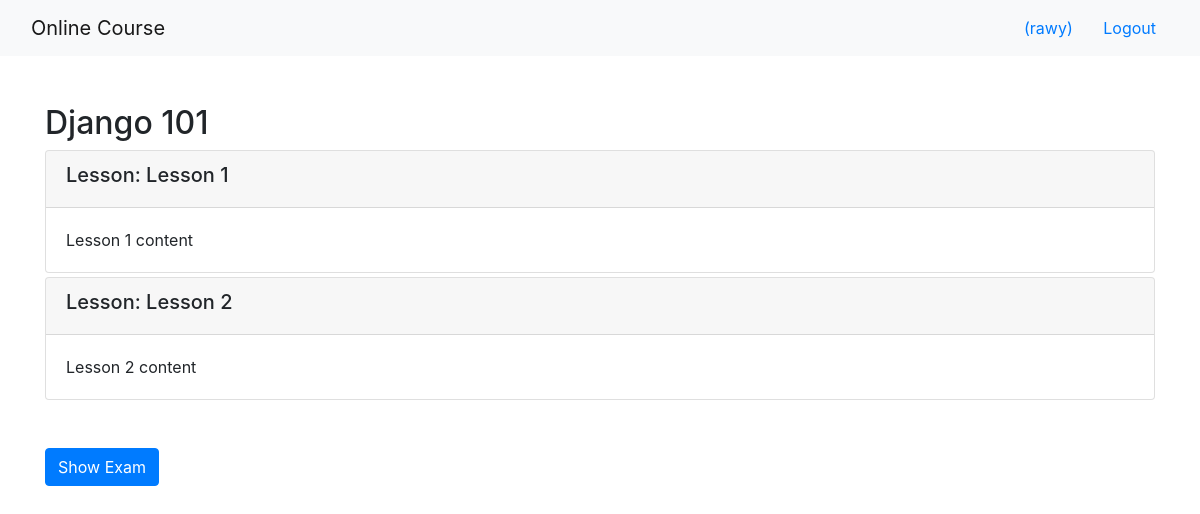
/1/ (signed in), run on the app's committed database.
### onlinecourse/models.py (models this page shows, shortened)
class Course(models.Model):
    name = models.CharField(null=False, max_length=30, default='online course')
    image = models.ImageField(upload_to='course_images/')
    description = models.CharField(max_length=1000)
    pub_date = models.DateField(null=True)
    instructors = models.ManyToManyField(Instructor)
    users = models.ManyToManyField(settings.AUTH_USER_MODEL, through='Enrollment')
    total_enrollment = models.IntegerField(default=0)
    is_enrolled = False

class Lesson(models.Model):
    title = models.CharField(max_length=200, default="title")
    order = models.IntegerField(default=0)
    course = models.ForeignKey(Course, on_delete=models.CASCADE)
    content = models.TextField()

### onlinecourse/views.py (the view)
# urls.py: path('<int:pk>/', views.CourseDetailView.as_view(), name='course_details'),
class CourseDetailView(generic.DetailView):
    model = Course
    template_name = 'onlinecourse/course_detail_bootstrap.html'

### onlinecourse/templates/onlinecourse/course_detail_bootstrap.html (shortened to what this page needs)
{% extends 'onlinecourse/base.html' %}
{% block nav %}
{% include 'onlinecourse/base.html' %}
{% endblock nav %}
{% block content %}
<div class="container my-5">
    <h2>{{ course.name }}</h2>
    <div class="card-columns-vertical">
        {% for lesson in course.lesson_set.all %}
        <div class="card mt-1">
            <div class="card-header"><h5>Lesson: {{lesson.title}}</h5></div>
            <div class="card-body">{{lesson.content}}</div>
        </div>
        {% endfor %}
    </div>
    {% if user.is_authenticated %}
    <div id="exam" class="row mt-5">
        <div class="col">
            <button type="button" class="btn btn-primary" data-toggle="collapse" data-target="#demo">Show Exam</button>
        </div>
    </div>
    {% else %}
    <p class="text-danger">Please
        <a href="{% url 'onlinecourse:login' %}" class="btn btn-link">Login</a>
        to access exam!
    </p>
    {% endif %}
</div>
{% endblock content %}

### onlinecourse/templates/onlinecourse/base.html (shortened to what this page needs)
<!DOCTYPE html>
    {% load static %}
<html lang="en">
<head>
    <link rel="stylesheet" href="https://maxcdn.bootstrapcdn.com/bootstrap/4.5.2/css/bootstrap.min.css">
</head>
<body>
    {% block nav %}
      <nav class="navbar navbar-light bg-light">
        <div class="container-fluid">
            <div class="navbar-header">
                  <a class="navbar-brand" href="#">Online Course</a>
            </div>
            <ul class="nav navbar-nav navbar-right">
                {% if user.is_authenticated %}
                <li>
                    <a class="btn btn-link" href="#">{{ user.first_name }}({{ user.username }})</a>
                    <a class="btn btn-link" href="{% url 'onlinecourse:logout' %}">Logout</a>
                </li>
                {% endif %}
            </ul>
        </div>
    </nav>
    {% endblock nav %}
    {% block content %} {% endblock content %}
</body>
</html>

### data on the page
Course: name "Django 101"
Lesson: title "Lesson 1", content "Lesson 1 content"
Lesson: title "Lesson 2", content "Lesson 2 content"

### other printed values
{{ user.username }} "rawy"
